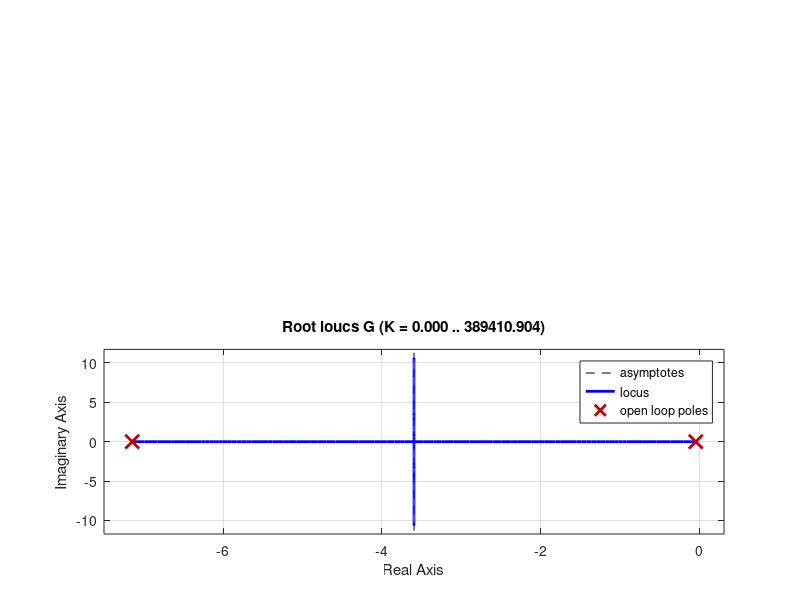
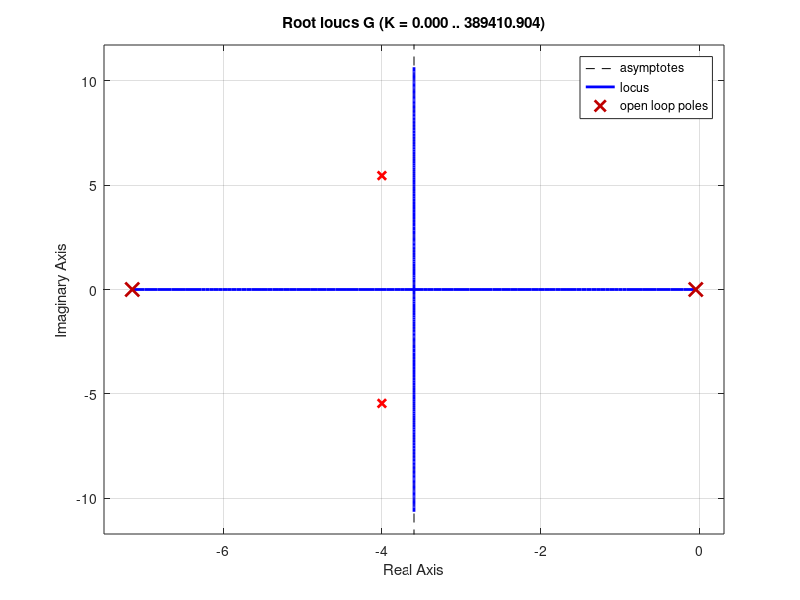
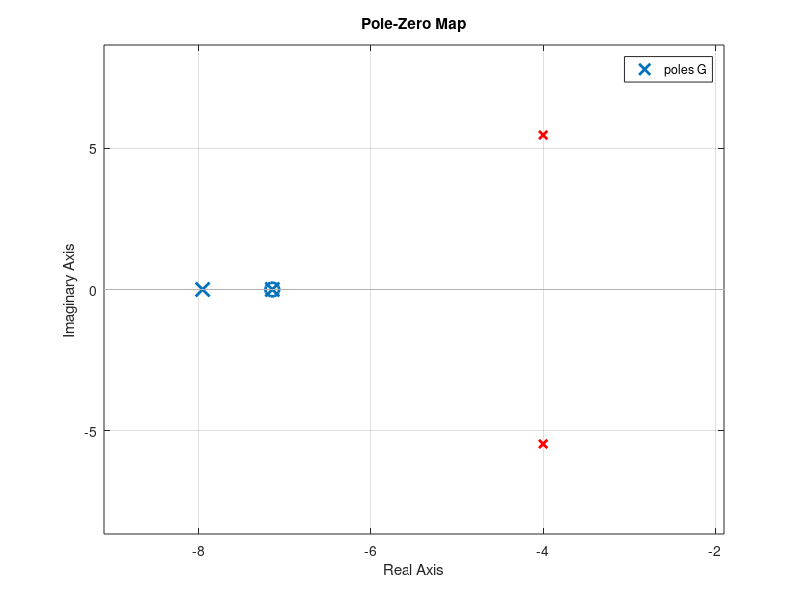
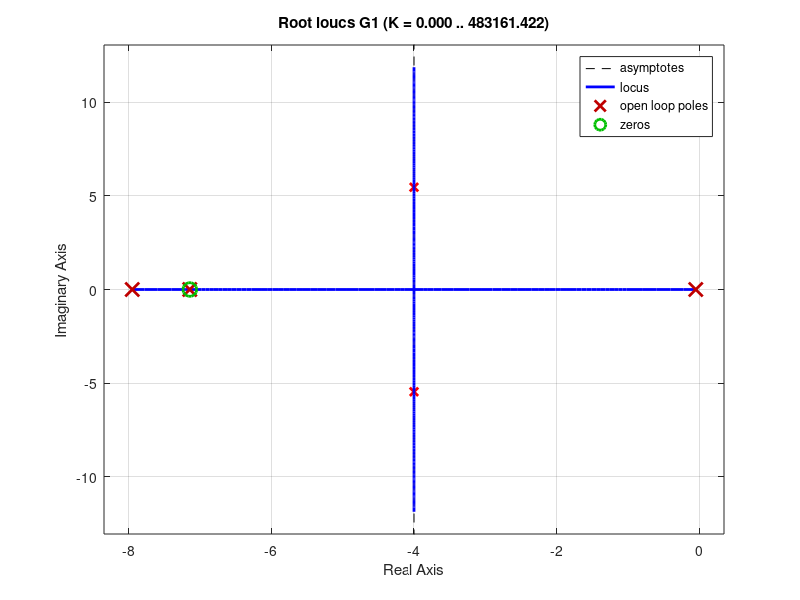

MATLAB code to generate these figures, in order: (Note: this script raises an error after producing the figures.)
% Definición de la función de transferencia
%-------------------------------------------------
s= tf('s')
Ra = 0.635;
La = 0.0883;
Ki = 9.43*10^-3;
Kb = 1010;
Jm = 330;
Bm = 1*10^-3;

G= (Ki/(La*Jm))/(s^2 +(Bm/Jm + Ra/La)*s+ (Ra*Bm + Ki*Kb)/(La*Jm))
%-------------------------------------------------
num= G.num{1};
den=G.den{1};

zerosol= roots(num);
polosol=roots(den);


figure;
subplot(2,1,1)
step(G);grid on;

subplot(2,1,2)
rlocus(G);

% Se quiere un Mp=10% y un ts=1s
Mp=0.10;
ts=1;

sera= (log(1/Mp))/(sqrt(pi^2+log(1/Mp)^2))

wn= 4/(ts*sera)

% polonomio caracteristico cl del compensador

raizcompen=roots([1 2*sera*wn wn^2])


%ejercicio 2.2 Replicar grafica
figure;

plot(real(raizcompen), imag(raizcompen),'rx','Linewidth',2); hold on;
rlocus(G)



%ejercicio 2.3 Compensador adelanto

% se coloca el cero en el polo mas lejano.

polocompen= raizcompen(imag(raizcompen)>0)
zerocompen= min(real(polosol))
angzcompen= zeros(1,1);

angpol= zeros(1,length(G.den{1})-1);

j=1;
%polos
for i=1:length(angpol)
    psi=polosol(i);
    x=real(polocompen)-real(psi);
    y=imag(polocompen)-imag(psi);
    
    if (x==0)&& (y==0)
        continue;
    end
    
rel = y/x;
ang =rad2deg(atan(rel));
if ang<0
    ang=ang+180; 
end
angpol(j)=ang;
j=j+1;

end

%cero del compensador situado en el polo mas lejano
for i=1:length(angzcompen)
    zsi=zerocompen(i);
    x=real(polocompen)-real(zsi);
    y=imag(polocompen)-imag(zsi);
    
    if (x==0)&& (y==0)
        continue;
    end
    
rel = y/x;
ang =rad2deg(atan(rel));
if ang<0
    ang=ang+180;
    
end
angzcompen(j)=ang;
j=j+1;

end
tetha4= 180-sum(angpol)+sum(angzcompen)

%%-------------------fin-angulos para compen--------------------------------


%--------------distancia polo y cero del compensador en adelanto-----------

dispolocompen = -abs(imag(polocompen))/tan(deg2rad(tetha4)) + real(polocompen)

zerocompen;
%----------------------------------------------------------------------------


%TF DEL COMPENSADOR

Kcunit=1;
Gc= Kcunit* (s-zerocompen)/(s-dispolocompen)


%2.3 graficas
figure;

plot(real(raizcompen), imag(raizcompen),'rx','Linewidth',2); hold on
pzmap(Gc); 
pzmap(G); hold off


%grafica 2
figure;
G1= series(G,Gc);
plot(real(raizcompen), imag(raizcompen),'rx','Linewidth',2); hold on
rlocus(G1)



% obtener Kc
% usando condicion de magnitud |G*Gc*H|=1 donde H es Kb
Gmag= G1*Kb;
Kc= 1/ abs(evalfr(Gmag,polocompen)) 


%finalmente se obtiene la funcion de transferencia compensada

Gfinal= feedback(series(Kc,G1),Kb);



 figure;
subplot(2,1,1)
step(G); hold on; step(Gfinal);

 subplot(2,1,2)
 rlocus(Gfinal);

figure;

step(Gfinal);







